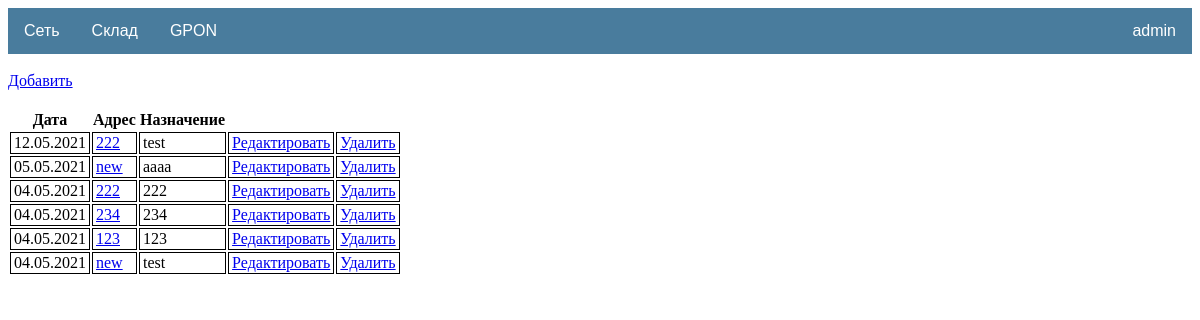
/storage/objects/ (signed in), run on an earlier commit of the app's database.
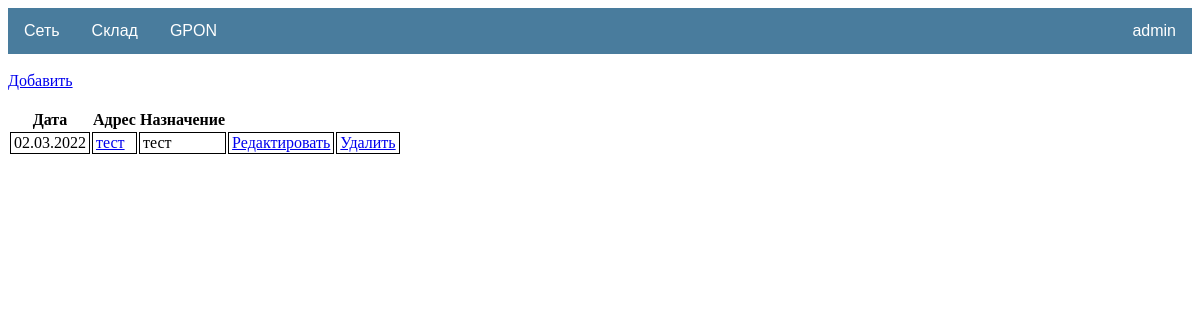
And on a later commit of the database.
### storage/models.py (models this page shows, shortened)
class Object(models.Model):
    address = models.CharField(max_length=20, blank=True, verbose_name='Адрес')
    purpose = models.CharField(max_length=20, blank=True, verbose_name='Назначение')
    note = models.CharField(max_length=50, blank=True, verbose_name='Примечание')
    date_create = models.DateField(auto_now_add=True)
    slug = models.SlugField(max_length=100, unique=True, verbose_name='URL')
    class Meta:
        ordering = ['-id']

### storage/views.py (the view)
# urls.py: path('objects/', ObjectList.as_view(), name='object_list'),
class ObjectList(ListView):
    model = Object
    template_name = 'storage/object_list.html'
    context_object_name = 'object_list'

### templates/storage/object_list.html
{% extends 'default.html' %}
{% block content %}
<br>
<div>
    <a href="{% url 'object_add' %}">Добавить</a>
</div>
<br>
{%  if object_list %}
<table>
    <tr>
        <th>
            Дата
        </th>
        <th>
            Адрес
        </th>
        <th>
            Назначение
        </th>
    </tr>
{% for object in object_list %}
    <tr>
        <td>
            {{ object.date_create | date:'d.m.Y' }}
        </td>
        <td>
            <a href="{% url 'object_detail' object.slug %}">{{ object.address }}</a>
        </td>
        <td>
            {{ object.purpose }}
        </td>
        <td>
            <a href="{% url 'object_update' object.slug %}">Редактировать</a>
        </td>
        <td>
            <a href="{% url 'object_delete' object.slug %}">Удалить</a>
        </td>
    </tr>
{% endfor %}
</table>
{%  else %}
<h1>пусто</h1>
{% endif %}
{% endblock content %}

What changed in the data, as far as the page shows it:
removed Object: date_create "12.05.2021", address "222", purpose "test"
removed Object: date_create "05.05.2021", address "new", purpose "aaaa"
removed Object: date_create "04.05.2021", address "222", purpose "222"
removed Object: date_create "04.05.2021", address "234", purpose "234"
removed Object: date_create "04.05.2021", address "123", purpose "123"
removed Object: date_create "04.05.2021", address "new", purpose "test"
added Object: date_create "02.03.2022", address "тест", purpose "тест"
